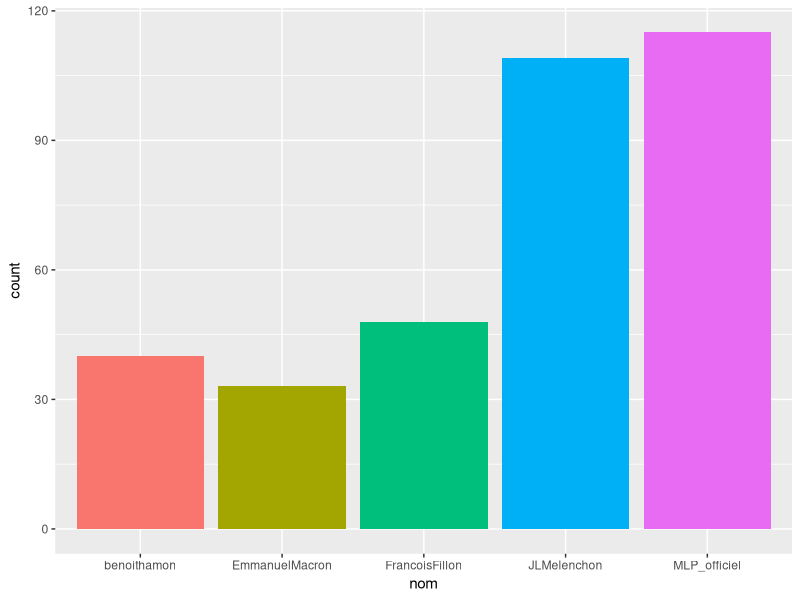
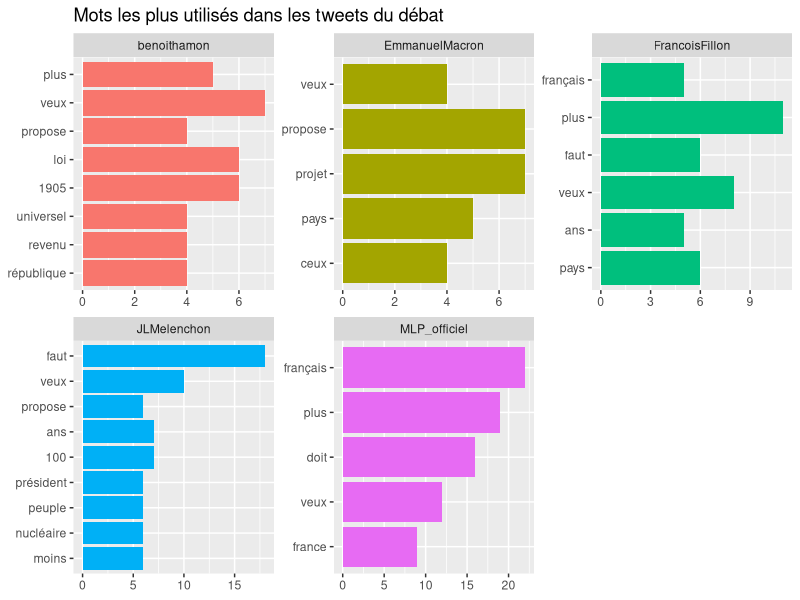

The R script that drew these images, in order:
## ---- chunk 1
library(tidytext)
library(tidyverse)
library(stringr)
library(lubridate)
library(purrr)
library(forcats)
## ---- chunk 2
tweets_debat <- read_csv("tweets_debat.csv")
tweets_debat <- tweets_debat %>% 
  mutate(nom = factor(screen_name)) %>%
  select(-screen_name, -user_id, -status_id, -lang, -urls, -in_reply_to_status_status_id,
         -in_reply_to_status_user_id, -source, -media_id, -media_url, -media_url_expanded, -c(coordinates:bounding_box_type)) %>% 
  select(nom, everything())
  
## ---- chunk 3
ggplot(tweets_debat, aes(x = nom)) +
  geom_bar(aes(fill = nom), show.legend = FALSE)
## ---- chunk 4
with(tweets_debat, tapply(is_retweet, nom, mean))
## ---- chunk 5
tweets_debat <- tweets_debat %>% 
  filter(!is_retweet) %>% 
  select(-c(is_quote_status:retweet_status_id))
## ---- chunk 6
tidy_tweet <- tweets_debat %>%
  select(1:3) %>% 
  mutate(text = str_replace_all(text,                          "https://t.co/[A-Za-z\\d]+|http://[A-Za-z\\d]+|&amp;|&lt;|&gt;|RT|https", 
                                "")) %>% 
  unnest_tokens(mot, text)
## ---- chunk 7
tidy_tweet %>% 
  group_by(nom) %>% 
  count(mot, sort = TRUE)
## ---- chunk 8
tidy_tweet <- tidy_tweet %>% 
  filter(!mot %in% c("débattf1","legranddébat", "legranddebat", "debattf1", "hamondebat", "a", "c'est", tm::stopwords("french")))
## ---- chunk 9
top_mots <- tidy_tweet %>% 
  count(mot, nom) %>% 
  group_by(nom) %>% 
  top_n(5, n) %>% 
  ungroup() %>% 
  mutate(mot = fct_reorder(mot, n, max))

top_mots %>% 
  ggplot(aes(x = mot, y = n)) +
  geom_col(aes(fill = nom), show.legend = FALSE) +
  facet_wrap(~nom, scales = "free") +
  labs(x = NULL, 
       y = NULL,
       title = "Mots les plus utilisés dans les tweets du débat") +
  coord_flip() 
